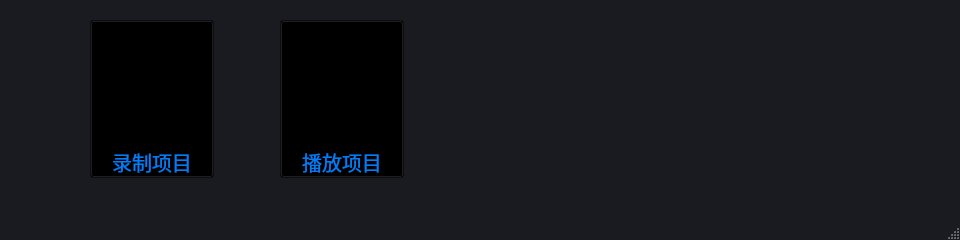
<?xml version="1.0" encoding="UTF-8"?>
<ui version="4.0">
 <class>MainWindow</class>
 <widget class="QMainWindow" name="MainWindow">
  <property name="enabled">
   <bool>true</bool>
  </property>
  <property name="geometry">
   <rect>
    <x>0</x>
    <y>0</y>
    <width>960</width>
    <height>240</height>
   </rect>
  </property>
  <property name="minimumSize">
   <size>
    <width>960</width>
    <height>240</height>
   </size>
  </property>
  <property name="maximumSize">
   <size>
    <width>960</width>
    <height>240</height>
   </size>
  </property>
  <property name="windowTitle">
   <string>MainWindow</string>
  </property>
  <property name="windowOpacity">
   <double>1.000000000000000</double>
  </property>
  <property name="autoFillBackground">
   <bool>false</bool>
  </property>
  <property name="styleSheet">
   <string notr="true">#MainWindow{ background: rgb(26,27,32) }</string>
  </property>
  <widget class="QWidget" name="centralwidget">
   <property name="maximumSize">
    <size>
     <width>960</width>
     <height>240</height>
    </size>
   </property>
   <widget class="QPushButton" name="record_button">
    <property name="geometry">
     <rect>
      <x>90</x>
      <y>20</y>
      <width>124</width>
      <height>158</height>
     </rect>
    </property>
    <property name="maximumSize">
     <size>
      <width>200</width>
      <height>200</height>
     </size>
    </property>
    <property name="baseSize">
     <size>
      <width>200</width>
      <height>200</height>
     </size>
    </property>
    <property name="cursor">
     <cursorShape>PointingHandCursor</cursorShape>
    </property>
    <property name="mouseTracking">
     <bool>true</bool>
    </property>
    <property name="contextMenuPolicy">
     <enum>Qt::NoContextMenu</enum>
    </property>
    <property name="styleSheet">
     <string notr="true">#record_button{
background-image:url(:/imgs/F:/py_pro/opr-record-pc/ui/assets/record_normal_66x66.png);
background-position:center;
background-repeat:no-repeat;
background-color:transparent;
color:rgb(2,124,248);
font-size:20px;
font-family:Microsoft Yahei;
text-align:bottom;
}
#record_button:hover{
background-image:url(:/imgs/F:/py_pro/opr-record-pc/ui/assets/record_hover_66x66.png);
color:rgb(22,164,248);
}</string>
    </property>
    <property name="text">
     <string>录制项目</string>
    </property>
   </widget>
   <widget class="QPushButton" name="play_button">
    <property name="geometry">
     <rect>
      <x>280</x>
      <y>20</y>
      <width>124</width>
      <height>158</height>
     </rect>
    </property>
    <property name="maximumSize">
     <size>
      <width>200</width>
      <height>200</height>
     </size>
    </property>
    <property name="baseSize">
     <size>
      <width>200</width>
      <height>200</height>
     </size>
    </property>
    <property name="cursor">
     <cursorShape>PointingHandCursor</cursorShape>
    </property>
    <property name="mouseTracking">
     <bool>true</bool>
    </property>
    <property name="contextMenuPolicy">
     <enum>Qt::NoContextMenu</enum>
    </property>
    <property name="styleSheet">
     <string notr="true">#play_button{
background-image:url(:/imgs/F:/py_pro/opr-record-pc/ui/assets/play_normal_66x66.png);
background-position:center;
background-repeat:no-repeat;
background-color:transparent;
color:rgb(2,124,248);
font-size:20px;
font-family:Microsoft Yahei;
text-align:bottom;
}
#play_button:hover{
background-image:url(:/imgs/F:/py_pro/opr-record-pc/ui/assets/play_hover_66x66.png);
color:rgb(22,164,248);
}</string>
    </property>
    <property name="text">
     <string>播放项目</string>
    </property>
   </widget>
  </widget>
  <widget class="QStatusBar" name="statusbar">
   <property name="styleSheet">
    <string notr="true">#QStatusBar{ background: rgb(26,27,32) }</string>
   </property>
  </widget>
 </widget>
 <resources>
  <include location="C:/Users/Andy-Super/Downloads/test.qrc"/>
 </resources>
 <connections/>
</ui>
